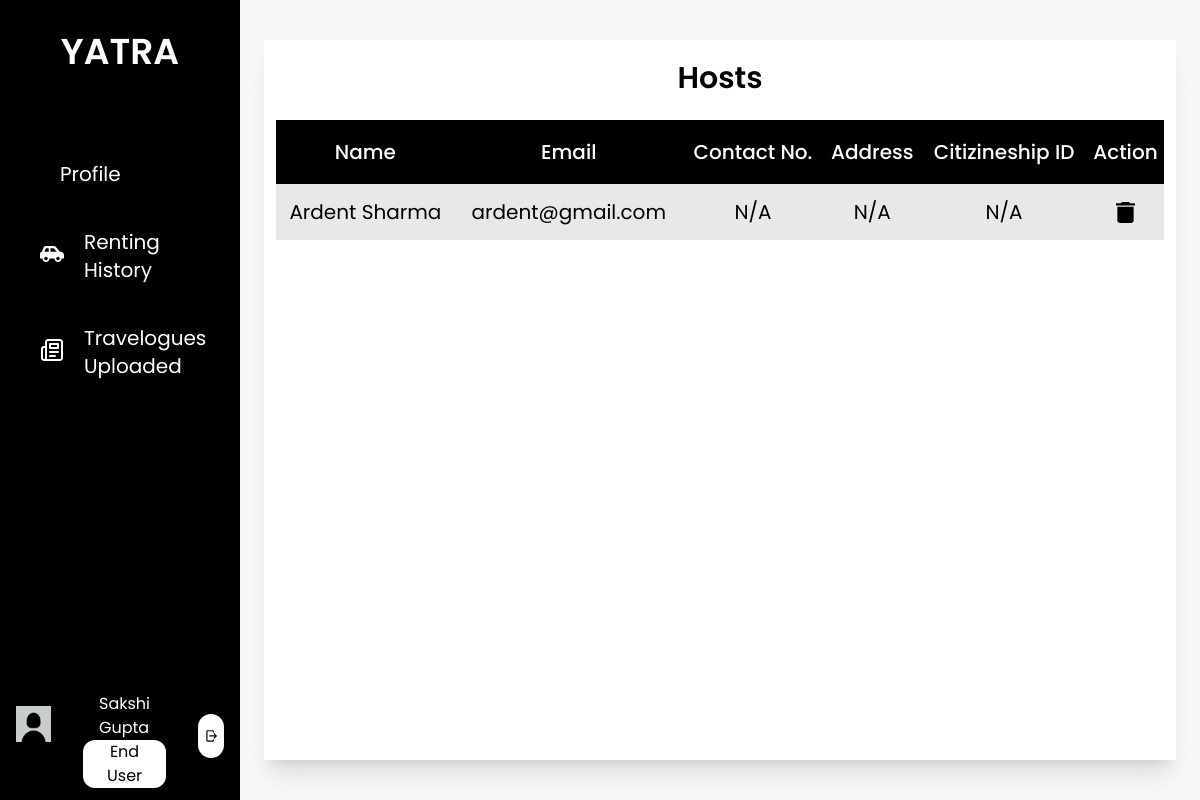
Page /hosts_admin/ (signed in) on the committed database.
### base/models.py (models this page shows)
class EndUser(models.Model):
    user = models.OneToOneField(User, on_delete=models.CASCADE, related_name="enduser")
    first_name = models.CharField(max_length=25)
    last_name = models.CharField(max_length=25)
    email = models.EmailField()
    phone_number = models.CharField(max_length=10, null= True, blank=True)
    citizenship_id = models.CharField(max_length=20, null= True, blank=True)
    citizenship = models.ImageField(upload_to='enduser/profile',  default='default_photo.jpg')
    license_no = models.CharField(max_length=20, null= True, blank=True)
    license = models.ImageField(upload_to='enduser/profile',  default='default_photo.jpg')
    pic = models.ImageField(upload_to='enduser/profile', default='default_profile.jpg')
    is_approved = models.CharField(max_length=10, choices=status, default="Pending")

class Host(models.Model):
    user = models.OneToOneField(User, on_delete=models.CASCADE, related_name="host")
    first_name = models.CharField(max_length=25)
    last_name = models.CharField(max_length=25)
    email = models.EmailField()
    phone_number = models.CharField(max_length=10, null= True, blank=True)
    address = models.CharField(max_length=100, null= True, blank=True)
    citizenship_id = models.CharField(max_length=20, null= True, blank=True)
    citizenship = models.ImageField(upload_to='host/profile', default='default_photo.jpg')
    pic = models.ImageField(upload_to='host/profile', default='default_profile.jpg')
    is_approved = models.CharField(max_length=10, choices=status, default="Pending")

### base/views.py (the view)
# urls.py: path('hosts_admin/', views.hosts_admin, name='hosts_admin'),
def hosts_admin(request):
    hosts = Host.objects.all()
    context={
        'users':hosts
    }
    return render(request, 'host/hosts_admin.html', context)

### base/templatetags/user_group.py (called while the page is built)
@register.filter(name='has_group')
def has_group(user, group_name):
    return user.groups.filter(name=group_name).exists()

### base/templates/host/hosts_admin.html (shortened to what this page needs)
{% extends 'base/base.html' %}
{% load static %}
{% block content%}
<div class="h-screen w-full px-6 py-10 bg-theme">
    <div class="bg-white h-full flex flex-col justify-between shadow-xl">
        <div class="p-3">
            <h1 class="text-center text-3xl font-semibold pt-2 pb-6">Hosts</h1>
            <table class="w-full">
                <thead class="h-16 text-center">
                    <tr class="bg-black text-white text-xl">
                        <th class="font-medium">Name</th>
                        <th class="font-medium">Email</th>
                        <th class="font-medium">Contact No.</th>
                        <th class="font-medium">Address</th>
                        <th class="font-medium">Citizineship ID</th>
                        <th class="font-medium">Action</th>
                    </tr>
                </thead>
                <tbody class="text-center">
                    {% for user in users %}
                    <tr class="text-xl h-14">
                        <td>{{user.first_name}} {{user.last_name}}</td>
                        <td>{{user.email}}</td>
                        <td>{% if user.phone_number %}{{user.phone_number}}{% else %}N/A{% endif %}</td>
                        <td>{% if user.citizenship_id %}{{user.citizenship_id}}{% else %}N/A{% endif %}</td>
                        <td>{% if user.license_no %}{{user.license_no}}{% else %}N/A{% endif %}</td>
                        <td>
                            <div class="flex flex-row justify-around">
                                <a href="{% url 'delete_user' user.user.id %}" onclick="return ConfirmDelete()">
                                    <img src="{% static 'images/delete.svg' %}">
                                </a>
                            </div>
                        </td>
                    </tr>
                    {% endfor %}
                </tbody>
            </table>
        </div>
    </div>
</div>
{% endblock content %}

### base/templates/base/base.html (shortened to what this page needs)
{% load static tailwind_tags %}
{% load user_group %}
<html lang="en">
<head>
    {% tailwind_css %}
</head>
<body class="font-poppins min-h-screen">
    <div class="flex flex-row">
        <div class="flex w-1/5 bg-black h-screen text-white">
            <div class="w-full relative">
                <div class="flex justify-center pb-8">
                    <a href="{% url 'home' %}" class="py-8">
                        <span class="text-4xl text-center font-semibold">YATRA</span>
                    </a>
                </div>
                {% if user|has_group:'enduser' %}
                <div class="text-xl">
                    {% with request.resolver_match.url_name as url_name %}
                    <ul class="px-4">
                        <a href="{% url 'enduser_profile' %}" class="nav-bar-items {% if url_name == 'enduser_profile' or url_name == 'enduser_update_profile' or url_name == 'enduser_upload_documents' %}active{% endif %}">
                            <li class="nav-bar-li">
                                Profile
                            </li>
                        </a>
                        <a href="#" class="nav-bar-items">
                            <img src="{% static 'images/Vehicle.svg' %}" alt="">
                            <li class="nav-bar-li">
                               Renting History
                            </li>
                        </a>
                        <a href="#" class="nav-bar-items">
                            <img src="{% static 'images/blog.svg' %}" alt="">
                            <li class="nav-bar-li">
                               Travelogues Uploaded
                            </li>
                        </a>
                    </ul>
                    {% endwith %}
                </div>
                <div class="flex flex-row absolute bottom-0 justify-evenly py-3 px-4 w-full">
                    <a href="{% url 'enduser_profile' %}" class=" ">
                        <img src="{% static 'images/default_profile.jpg' %}" style="object-fit: contain" alt="" class="w-20 h-20 object-cover rounded-full ">
                    </a>
                    <div class="flex flex-col px-8 justify-evenly">
                        <p class="text-generalBackground px-4 mt-2 ">{{ user.enduser.first_name }} {{ user.enduser.last_name }}</p>
                        <p class="text-gray px-4 text-center rounded-xl bg-white text-black py-0.75 ">End User</p>
                    </div>
                    <div class="ml-auto my-auto flex-end p-1.5 bg-white rounded-full">
                        <a href="{% url 'logout' %}">
                            <img src="{% static 'images/logout.svg' %}" alt="" class="h-8">
                        </a>
                    </div>
                </div>
                {% endif %}
            </div>
        </div>
        <div class="flex w-4/5 h-screen">
            {% block content %}
            {% endblock content%}
        </div>
    </div>
</body>
</html>

### rows in the picture
Host: first_name "Ardent", last_name "Sharma", email "ardent@gmail.com", shows "N/A"

### other values in the picture
{{ user.enduser.first_name }} "Sakshi"
{{ user.enduser.last_name }} "Gupta"
